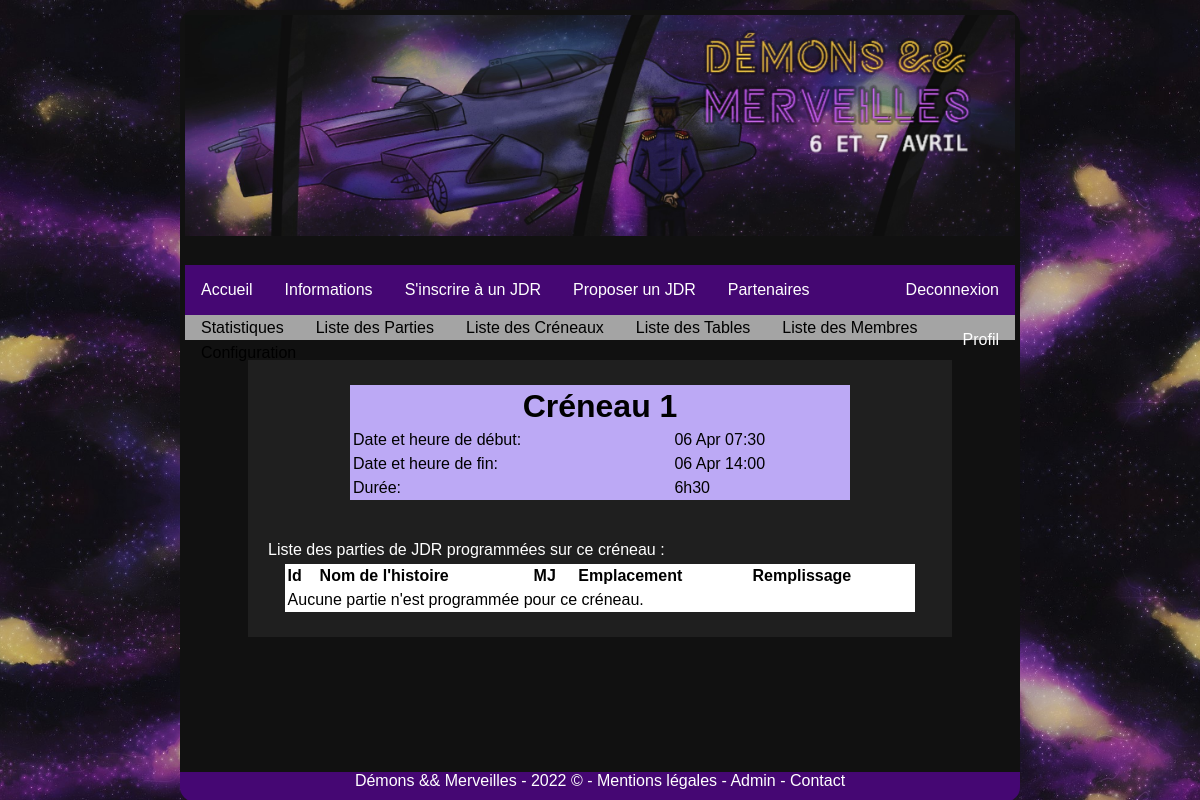
The page /admin/creneaux/creneau_info.php?creneau_id=1 (signed in) on the database its author committed.
### tables this page shows
CREATE TABLE `creneaux` (
  `id` int(11) NOT NULL,
  `debut` int(11) NOT NULL,
  `fin` int(11) NOT NULL,
  PRIMARY KEY (`id`)
);

### WEB/config.php (called while the page is built, shortened)
<?php
$stylefolder = "https://" . $_SERVER['SERVER_NAME'] .'/style';
?>

### WEB/admin/creneaux/creneau_info.php (the view, shortened to what this page needs)
<?php
include('../../config.php');
?>
<!DOCTYPE html PUBLIC "-//W3C//DTD XHTML 1.0 Transitional//EN" "http://www.w3.org/TR/xhtml1/DTD/xhtml1-transitional.dtd">
<html xmlns="http://www.w3.org/1999/xhtml">
    <head>
        <link href="<?php echo $stylefolder; ?>/style.css" rel="stylesheet" title="Style" />
    </head>
    <body>
        <div id="corps_de_page">
        <div class="header"></div>
        <div class="menu"><?php include '../../overall/menu.php' ?></div>
        <?php
        if(isset($_SESSION['username']))
        {
            $username = $_SESSION['username'];
            $dn = mysql_fetch_array(mysql_query('select username, admin from users where username="'.$username.'"'));
            if($dn['admin']==1 and $dn['username']==$_SESSION['username']){
                ?>
                    <div class="menu_admin"><?php include '../../overall/menu_admin.php' ?></div>
                    <div class="content">
            <?php
            if(isset($_GET['creneau_id']))
            {
            	$id = mysql_real_escape_string($_GET['creneau_id']);
            	$dn = mysql_query('select id,debut,fin from creneaux where id='.$id);
            	if(mysql_num_rows($dn)>0)
            	{
            		$dnn = mysql_fetch_array($dn);
                    $d1 = date('Y-m-d H:i:s',$dnn['debut']-3600);
                    $date1 = new DateTime("$d1");
                    $d2 = date('Y-m-d H:i:s',$dnn['fin']-3600);
                    $date2 = new DateTime("$d2");
                    $diff = date_diff($date1,$date2);
            ?>
            <table style="width:500px; background-color:#BCA9F5;">
            	<tr>
                <td colspan="2"><h1>Créneau <?php echo htmlentities($dnn['id'], ENT_QUOTES, 'UTF-8'); ?></h1></td>
                </tr>
                <tr><td>	Date et heure de début: </td><td><?php echo $date1->format('d M H:i'); ?> </td></tr>
                <tr><td>	Date et heure de fin: </td><td><?php echo $date2->format('d M H:i'); ?> </td></tr>
                <tr><td>	Durée: </td><td><?php echo $diff->format('%hh%I'); ?> </td></tr>
            </table><br><br>
            Liste des parties de JDR programmées sur ce créneau :
            <table style="width:98%;">
                <tr>
                    <th>Id</th>
                    <th>Nom de l'histoire</th>
                    <th>MJ</th>
                    <th>Emplacement</th>
                    <th>Remplissage</th>
                </tr>
            <?php
            $dn = mysql_query('select g.id,h.titre,h.nom_mj,t.emplacement,g.nbr_joueur_courant,h.nbr_joueur_max,t.id from games g join histoires h on g.histoire_id = h.id join tables t on g.table_id = t.id where g.creneau_id='.$id);
            if(mysql_num_rows($dn)>0){
                $compteur = 0;
                while($dnn = mysql_fetch_array($dn))
                {
                    $compteur++;
                ?>
                	<tr style="background-color:<?php if($compteur%2 == 0) {echo '#D8D8D8';} else { echo '#BCA9F5';} ?>;">
                    	<td><?php echo $dnn[0]; ?></td>
                    	<td><?php echo htmlentities($dnn[1], ENT_QUOTES, 'UTF-8'); ?></a></td>
                    	<td><?php echo htmlentities($dnn[2], ENT_QUOTES, 'UTF-8'); ?></td>
                        <td><?php echo htmlentities($dnn[3], ENT_QUOTES, 'UTF-8'); ?></td>
                        <td><?php echo $dnn[4]; ?>/<?php echo $dnn[5]; ?></td>
                        <td><a href="<?php echo $url;?>/admin/games/game_info.php?game_id=<?php echo $dnn[0]?>"><img height="15px" src="<?php echo $imagefolder; ?>/icones/jeu.png" title="Infos sur la partie de JDR"></a></td>
                        <td><a href="<?php echo $url;?>/admin/tables/table_info.php?table_id=<?php echo $dnn[6]?>"><img height="15px" src="<?php echo $imagefolder; ?>/icones/lieu.png" title="Infos sur la table de jeu"></a></td>
                        <td><a href="<?php echo $url;?>/admin/membres/profile.php?username=<?php echo $dnn[2]?>"><img height="15px" src="<?php echo $imagefolder; ?>/icones/user.png" title="Infos sur le MJ"></a></td>
                        <td><a href="<?php echo $url;?>/admin/games/playerlist.php?games_id=<?php echo $dnn[0]?>"><img height="15px" src="<?php echo $imagefolder; ?>/icones/group.png" title="Infos sur les joueurs inscrits"></a></td>
                    </tr>
                <?php
                }
            } else {
             echo "<tr><td colspan='6'>Aucune partie n'est programmée pour ce créneau.</td></tr>";
            }
             ?>
            </table>
            <?php
            	}
            	else
            	{
            		echo 'Ce créneau n\'existe pas';
            	}
            }
            else
            {
            	echo 'L\'identifiant du créneau n\'est pas d&eacute;fini.';
            }
            ?>
            		</div>
        <?php
    } else {
        ?>
        <div class="message">Pour acc&eacute;der &agrave; cette page, vous devez &ecirc;tre administrateur.<br />
        <a href="https://<?php echo $_SERVER['SERVER_NAME']?>">Retour à l'accueil</a></div>
        <?php
    }
}
else
{
?>
<div class="message">Pour acc&eacute;der &agrave; cette page, vous devez &ecirc;tre connect&eacute; et être administrateur.<br />
<a href="https://<?php echo $_SERVER['SERVER_NAME']?>/membres/connexion.php">Se connecter</a></div>
<?php
}
?>
		</div>
        <div class="footer"><?php include '../../overall/footer.php' ?></div>
	</body>
</html>

### WEB/style/style.css (style rules this page uses)
* { margin:0px; padding:0px; }
body { background:#e2f6ff url('../images/fond-galaxie.jpg'); background-size: 100%; background-position-x: -300px; background-position-y: 500px; background-attachment: fixed; padding-left:15%; padding-right:15%; font-family:Arial, Geneva, sans-serif; }
img, table, tr, td { border:0px; }
h1 { text-align:center; margin:0px; padding:0px; }
table { border-spacing:0px; background:#ffffff; -moz-border-radius:10px; padding:0px; width:95%; max-width: 95%; margin:5px auto 5px auto; color:black; }
tr { -moz-border-radius:5px; -webkit-border-radius:5px; border-radius:5px; margin:0px; }
td { margin:0px; border:0px; padding:3px; word-wrap: break-word; }
th { margin:0px; border:0px; padding:3px; text-align:left; }
.header { margin:auto; width:100%; background:url('../images/banniere_test.jpg'); background-position-x: center; background-repeat: no-repeat; background-size: 100%; min-height: 250px; }
.content { background-color: #1f1f1f; width:80%; -moz-border-radius:20px; margin:auto; padding:20px; margin-top:20px; color: white; }
#corps_de_page { background-color: #111; min-height: 94vh; padding: 5px; margin-top:10px; border-radius: 15px 15px 0 0; }
.menu { background-color: #450773; height: 50px; width: 100%; }
.menu_admin { background-color: #A4A4A4; height: 25px; width: 100%; color: black; }

### rows shown on the page
creneaux: id "1", debut "06 Apr 07:30", fin "06 Apr 14:00", $diff->format('%hh%I') "6h30"
